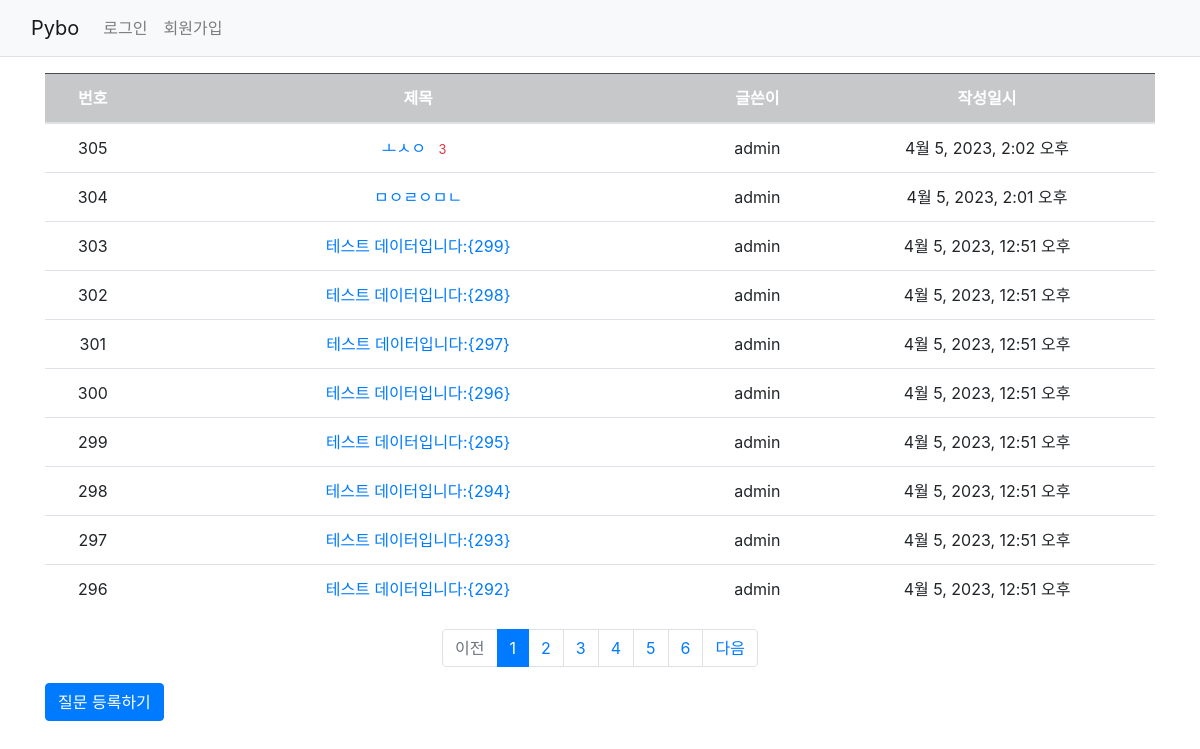
Screenshot of /pybo/ with the database file from the repository.
### pybo/models.py (models this page shows, shortened)
class Question(models.Model):
    author = models.ForeignKey(User, on_delete=models.CASCADE)
    subject = models.CharField(max_length=200)
    content = models.TextField()
    create_date = models.DateTimeField()
    modify_date = models.DateTimeField(null=True, blank=True)

### pybo/views.py (the view)
# urls.py: path('', views.index, name='index'),
def index(request):
    page = request.GET.get('page', 1) #int 값을 가져옴
    question_list = Question.objects.order_by('-create_date')
    paginator = Paginator(question_list, 10)
    page_obj = paginator.get_page(page)
    context = {'question_list': page_obj}
    return render(request, 'pybo/question_list.html', context)

### pybo/templatetags/pybo_filter.py (called while the page is built)
@register.filter
def sub(value, arg):
    return value - arg

### templates/pybo/question_list.html
{% extends 'base.html' %}
{% block content %}
{% load pybo_filter %}
<div class="container my-3">
    <table class="table">
        <thead>
        <tr class="text-center table-dark">
            <th>번호</th>
            <th style="width:50%">제목</th>
            <th>글쓴이</th>
            <th>작성일시</th>
        </tr>
        </thead>
        <tbody>
        {% if question_list %}
        {% for question in question_list %}
        <tr class="text-center">
            <td>
                {{ question_list.paginator.count | sub:question_list.start_index | sub:forloop.counter0 | add:1 }}
            </td>
            <td class="text-center">
                <a href="{% url 'pybo:detail' question.id %}">
                    {{question.subject}}
                    {% if question.answer_set.count > 0 %}
                    <span class="text-danger small mx-2">
                        {{question.answer_set.count}}
                    </span>
                    {% endif %}
                </a>
            </td>
            <td>{{ question.author.username }} </td>
            <td>{{ question.create_date }}</td>
        </tr>
        {% endfor %}
        {% else %}
        <tr>
            <td colspan="4">질문이 없습니다.</td>
        </tr>
        {% endif %}
        </tbody>
    </table>
    <ul class="pagination justify-content-center">
        {% if question_list.has_previous %}
        <li class="page-item">
            <a class="page-link" href="?page={{ question_list.previous_page_number }}">이전</a>
        </li>
        {% else %}
        <li class="page-item disabled">
            <a class="page-link" tabindex="-1" aria-disabled="true" href="#">이전</a>
        </li>
        {% endif %}
        {% for page_number in question_list.paginator.page_range %}
        {% if page_number >= question_list.number|add:-5 and page_number <= question_list.number|add:5 %}
        {% if page_number == question_list.number %}
        <li class="page-item active" aria-current="page">
            <a class="page-link" href="?page={{ page_number }}">{{ page_number }}</a>
        </li>
        {% else %}
        <li class="page-item">
            <a class="page-link" href="?page={{ page_number }}">{{ page_number }}</a>
        </li>
        {% endif %}
        {% endif %}
        {% endfor %}
        {% if question_list.has_next %}
        <li class="page-item">
            <a class="page-link" href="?page={{ question_list.next_page_number }}">다음</a>
        </li>
        {% else %}
        <li class="page-item disabled">
            <a class="page-link" tabindex="-1" aria-disabled="true" href="#">다음</a>
        </li>
        {% endif %}
    </ul>
    <a href="{% url 'pybo:question_create' %}" class="btn btn-primary">
        질문 등록하기
    </a>
</div>
{% endblock %}

### templates/base.html (shortened to what this page needs)
<!doctype html>
{% load static %}
<html lang="ko">
<head>
    <link rel="stylesheet" type="text/css" href="{% static 'bootstrap.min.css' %}">
    <link rel="stylesheet" type="text/css" href="{% static 'style.css' %}">
</head>
<body>
{% include "navbar.html" %}
{% block content %}
{% endblock %}
</body>
</html>

### templates/navbar.html (shortened to what this page needs)
<nav class="navbar navbar-expand-lg navbar-light bg-light border-bottom">
    <div class="container-fluid">
        <a class="navbar-brand" href="{% url 'pybo:index' %}">Pybo</a>
        <div class="collapse navbar-collapse" id="navbarSupportedContent">
            <ul class="navbar-nav me-auto mb-2 mb-lg-0">
                <li class="nav-item">
                    {% if user.is_authenticated %}
                    <a class="nav-link" href="{% url 'common:logout' %}">{{ user.username }} (로그아웃)</a>
                    {% else %}
                    <a class="nav-link" href="{% url 'common:login' %}">로그인</a>
                    {% endif %}
                </li>
                <li>
                    {% if not user.is_authenticated %}
                    <a class="nav-link" href="{% url 'common:signup' %}">회원가입</a>
                    {% endif %}
                </li>
            </ul>
        </div>
    </div>
</nav>

### rows the page displays
Question: paginator.count|sub "305", subject "ㅗㅅㅇ", answer_set.count "3", author.username "admin", create_date "4월 5, 2023, 2:02 오후"
Question: paginator.count|sub "304", subject "ㅁㅇㄹㅇㅁㄴ", author.username "admin", create_date "4월 5, 2023, 2:01 오후"
Question: paginator.count|sub "303", subject "테스트 데이터입니다:{299}", author.username "admin", create_date "4월 5, 2023, 12:51 오후"
Question: paginator.count|sub "302", subject "테스트 데이터입니다:{298}", author.username "admin", create_date "4월 5, 2023, 12:51 오후"
Question: paginator.count|sub "301", subject "테스트 데이터입니다:{297}", author.username "admin", create_date "4월 5, 2023, 12:51 오후"
Question: paginator.count|sub "300", subject "테스트 데이터입니다:{296}", author.username "admin", create_date "4월 5, 2023, 12:51 오후"
Question: paginator.count|sub "299", subject "테스트 데이터입니다:{295}", author.username "admin", create_date "4월 5, 2023, 12:51 오후"
Question: paginator.count|sub "298", subject "테스트 데이터입니다:{294}", author.username "admin", create_date "4월 5, 2023, 12:51 오후"
Question: paginator.count|sub "297", subject "테스트 데이터입니다:{293}", author.username "admin", create_date "4월 5, 2023, 12:51 오후"
Question: paginator.count|sub "296", subject "테스트 데이터입니다:{292}", author.username "admin", create_date "4월 5, 2023, 12:51 오후"

### other values shown
{{ page_number }} "1"
{{ page_number }} "2" "3" "4" "5" "6"
